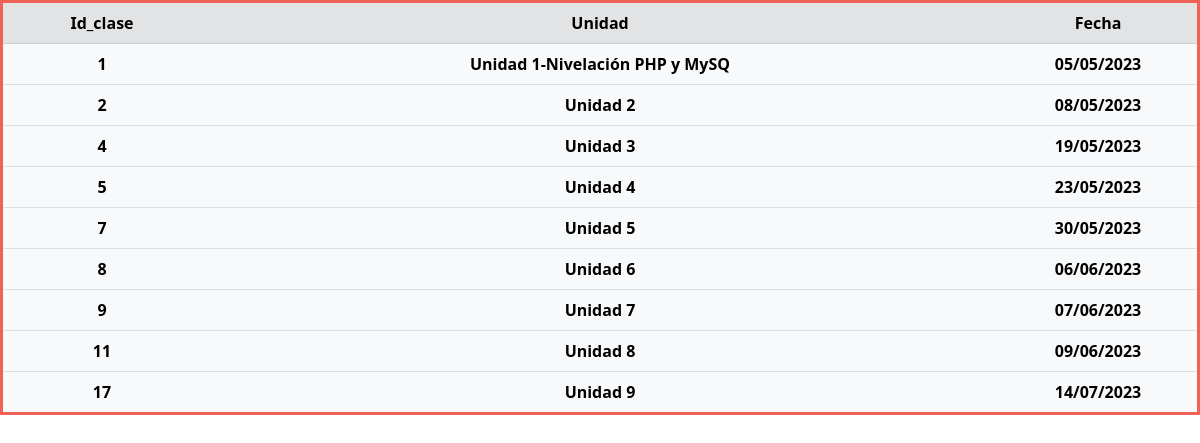
The page /ver_clases.php on the database its author committed.
### tables this page shows
CREATE TABLE `clases` (
  `id_clase` int(5) NOT NULL,
  `unidad` varchar(30) NOT NULL,
  `fecha` date NOT NULL
);

### ver_clases.php (the view, shortened to what this page needs)
<!DOCTYPE html>
<html>
    <head>
	<link href="https://cdn.jsdelivr.net/npm/bootstrap@5.2.2/dist/css/bootstrap.min.css" rel="stylesheet">
    <link rel="stylesheet" href="estilos.css">
    </head>
    <body>
    <?php
        $conexion =mysqli_connect("localhost","root","","phpavanzado");
        $result=mysqli_query($conexion,"SELECT * from clases ORDER BY fecha");
    ?>
        <table class="table" align="center">
        <thead class="table-light">
        <tr>
            <th class="table-secondary" scope="col">Id_clase</th>
            <th class="table-secondary" colspan="4" scope="col">Unidad</th>
            <th class="table-secondary" scope="col">Fecha</th>
            </tr>
    <?php
        while($row=mysqli_fetch_array($result))
    { ?>
            <tr>
            <th scope="col" ><?php echo $row['id_clase']; ?></th>
            <th colspan="4" scope="col"><?php echo $row['unidad'];?></th>
            <th scope="col"><?php echo $nuevaFecha = date("d/m/Y", strtotime($row['fecha']));?></th>
            </tr>
    <?php }
    ?>
        </thead>
        </table>
        </body>
        </html>

### estilos.css (style rules this page uses)
.table { table-layout:fixed; width: 100%; border-collapse:collapse; border: 3px solid #f06156; }
th, td { text-align: center; padding: 4px; margin: 4px; }
table { text-align:left; width: 100%; }

### rows shown on the page
clases: id_clase "1", unidad "Unidad 1-Nivelación PHP y MySQ", fecha "05/05/2023"
clases: id_clase "2", unidad "Unidad 2", fecha "08/05/2023"
clases: id_clase "4", unidad "Unidad 3", fecha "19/05/2023"
clases: id_clase "5", unidad "Unidad 4", fecha "23/05/2023"
clases: id_clase "7", unidad "Unidad 5", fecha "30/05/2023"
clases: id_clase "8", unidad "Unidad 6", fecha "06/06/2023"
clases: id_clase "9", unidad "Unidad 7", fecha "07/06/2023"
clases: id_clase "11", unidad "Unidad 8", fecha "09/06/2023"
clases: id_clase "17", unidad "Unidad 9", fecha "14/07/2023"
